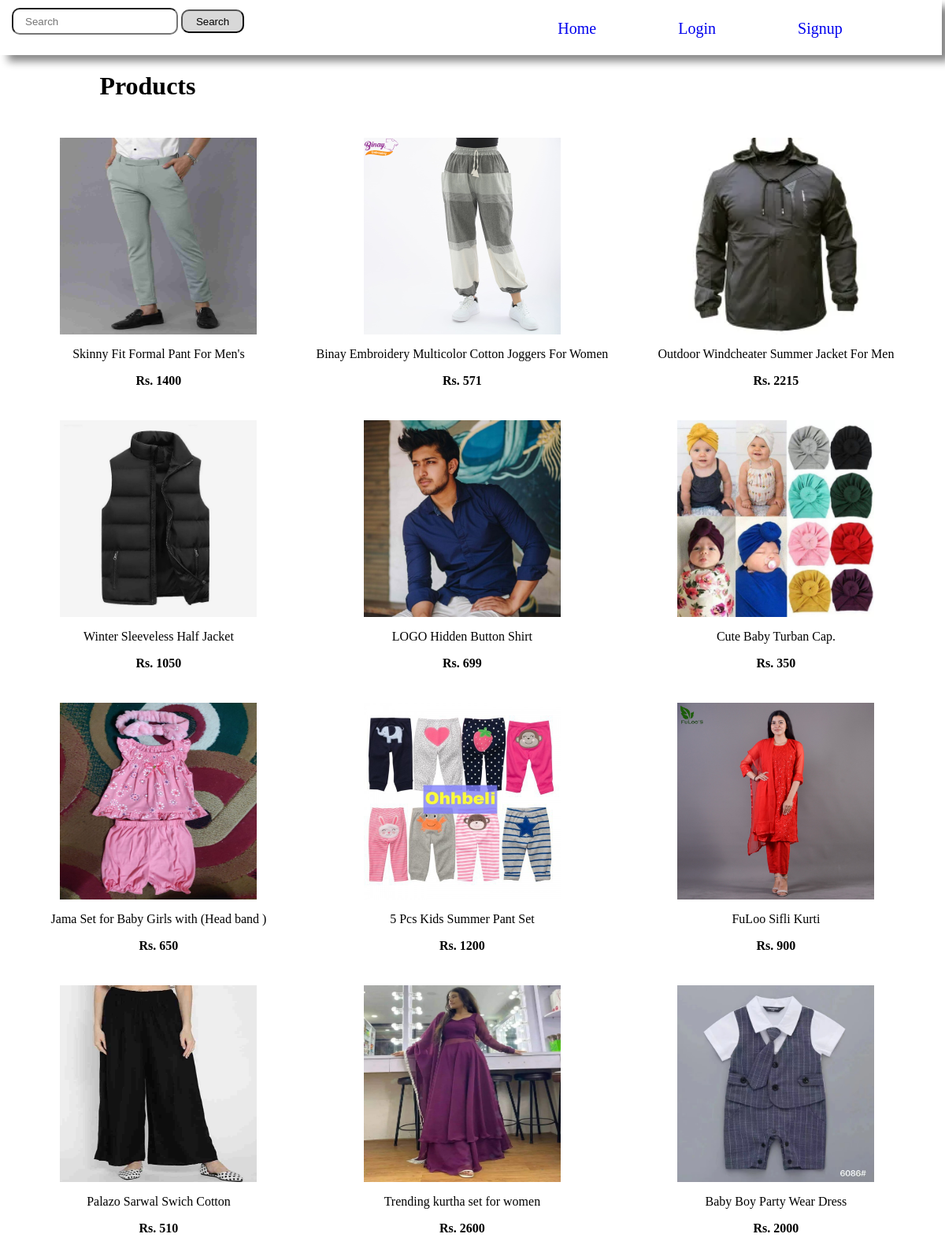
The page / on the database its author committed.
### product/models.py (models this page shows, shortened)
class Product(models.Model):
    product_name = models.CharField(max_length = 150)
    product_description = models.TextField()
    product_img = models.ImageField(upload_to = "products/", default = None)
    price = models.CharField(max_length = 20)
    quantity  = models.IntegerField()
    category = models.ForeignKey(Category, on_delete = models.CASCADE)

### product/views.py (the view)
# urls.py: 2. Add a URL to urlpatterns:  path('', views.home, name='home')
def home(request):
    products = Product.objects.all()
    return render(request, 'home.html', {'products': products})

### product/templates/home.html
{% extends 'include.html' %} {% block content %}
<div class="products">
  <h1 style="margin-left: 10%">Products</h1>
  <div class="productlist">
    {% for product in products %}
    <div class="produsts">
      <a
        href="{% url 'product' product.id %}"
        style="text-decoration: none; color: black; cursor: pointer"
      >
        <img
          class="product-image"
          src="{{product.product_img.url}}"
          alt="product"
        />
      </a>
      <p class="product-title">{{ product.product_name }}</p>
      <p class="product-price">Rs. {{product.price}}</p>
    </div>
    {% endfor %}
  </div>
</div>
{% endblock %}

### user/static/style.css (style rules this page uses)
.productlist { display: grid; grid-template-columns: auto auto auto; text-align: center; padding: 25px; }
.produsts { margin-bottom: 25px; }
.product-title { font-weight: 200; }
.product-price { font-weight: bold; }
.product-image { height: 250px; width: 250px; }

### rows shown on the page
Product: product_img (picture), product_name "Skinny Fit Formal Pant For Men's", price "1400"
Product: product_img (picture), product_name "Binay Embroidery Multicolor Cotton Joggers For Women", price "571"
Product: product_img (picture), product_name "Outdoor Windcheater Summer Jacket For Men", price "2215"
Product: product_img (picture), product_name "Winter Sleeveless Half Jacket", price "1050"
Product: product_img (picture), product_name "LOGO Hidden Button Shirt", price "699"
Product: product_img (picture), product_name "Cute Baby Turban Cap.", price "350"
Product: product_img (picture), product_name "Jama Set for Baby Girls with (Head band )", price "650"
Product: product_img (picture), product_name "5 Pcs Kids Summer Pant Set", price "1200"
Product: product_img (picture), product_name "FuLoo Sifli Kurti", price "900"
Product: product_img (picture), product_name "Palazo Sarwal Swich Cotton", price "510"
Product: product_img (picture), product_name "Trending kurtha set for women", price "2600"
Product: product_img (picture), product_name "Baby Boy Party Wear Dress", price "2000"
